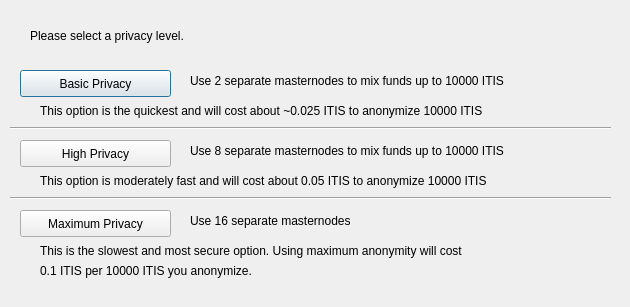
<?xml version="1.0" encoding="UTF-8"?>
<ui version="4.0">
 <class>DarksendConfig</class>
 <widget class="QDialog" name="DarksendConfig">
  <property name="geometry">
   <rect>
    <x>0</x>
    <y>0</y>
    <width>630</width>
    <height>307</height>
   </rect>
  </property>
  <property name="windowTitle">
   <string>Configure Darksend</string>
  </property>
  <widget class="QPushButton" name="buttonBasic">
   <property name="geometry">
    <rect>
     <x>20</x>
     <y>70</y>
     <width>151</width>
     <height>27</height>
    </rect>
   </property>
   <property name="text">
    <string>Basic Privacy</string>
   </property>
  </widget>
  <widget class="QPushButton" name="buttonHigh">
   <property name="geometry">
    <rect>
     <x>20</x>
     <y>140</y>
     <width>151</width>
     <height>27</height>
    </rect>
   </property>
   <property name="text">
    <string>High Privacy</string>
   </property>
  </widget>
  <widget class="QPushButton" name="buttonMax">
   <property name="geometry">
    <rect>
     <x>20</x>
     <y>210</y>
     <width>151</width>
     <height>27</height>
    </rect>
   </property>
   <property name="text">
    <string>Maximum Privacy</string>
   </property>
  </widget>
  <widget class="QLabel" name="label">
   <property name="geometry">
    <rect>
     <x>30</x>
     <y>20</y>
     <width>571</width>
     <height>31</height>
    </rect>
   </property>
   <property name="text">
    <string>Please select a privacy level.</string>
   </property>
  </widget>
  <widget class="QLabel" name="label_2">
   <property name="geometry">
    <rect>
     <x>190</x>
     <y>70</y>
     <width>421</width>
     <height>21</height>
    </rect>
   </property>
   <property name="text">
    <string>Use 2 separate masternodes to mix funds up to 10000 ITIS</string>
   </property>
  </widget>
  <widget class="QLabel" name="label_3">
   <property name="geometry">
    <rect>
     <x>190</x>
     <y>140</y>
     <width>411</width>
     <height>21</height>
    </rect>
   </property>
   <property name="text">
    <string>Use 8 separate masternodes to mix funds up to 10000 ITIS</string>
   </property>
  </widget>
  <widget class="QLabel" name="label_4">
   <property name="geometry">
    <rect>
     <x>190</x>
     <y>210</y>
     <width>421</width>
     <height>21</height>
    </rect>
   </property>
   <property name="text">
    <string>Use 16 separate masternodes</string>
   </property>
  </widget>
  <widget class="QLabel" name="label_6">
   <property name="geometry">
    <rect>
     <x>40</x>
     <y>100</y>
     <width>561</width>
     <height>21</height>
    </rect>
   </property>
   <property name="text">
    <string>This option is the quickest and will cost about ~0.025 ITIS to anonymize 10000 ITIS</string>
   </property>
  </widget>
  <widget class="QLabel" name="label_7">
   <property name="geometry">
    <rect>
     <x>40</x>
     <y>170</y>
     <width>561</width>
     <height>21</height>
    </rect>
   </property>
   <property name="text">
    <string>This option is moderately fast and will cost about 0.05 ITIS to anonymize 10000 ITIS</string>
   </property>
  </widget>
  <widget class="QLabel" name="label_8">
   <property name="geometry">
    <rect>
     <x>40</x>
     <y>240</y>
     <width>561</width>
     <height>21</height>
    </rect>
   </property>
   <property name="text">
    <string>This is the slowest and most secure option. Using maximum anonymity will cost</string>
   </property>
  </widget>
  <widget class="QLabel" name="label_9">
   <property name="geometry">
    <rect>
     <x>40</x>
     <y>260</y>
     <width>561</width>
     <height>21</height>
    </rect>
   </property>
   <property name="text">
    <string>0.1 ITIS per 10000 ITIS you anonymize.</string>
   </property>
  </widget>
  <widget class="Line" name="line">
   <property name="geometry">
    <rect>
     <x>10</x>
     <y>120</y>
     <width>601</width>
     <height>16</height>
    </rect>
   </property>
   <property name="orientation">
    <enum>Qt::Horizontal</enum>
   </property>
  </widget>
  <widget class="Line" name="line_2">
   <property name="geometry">
    <rect>
     <x>10</x>
     <y>190</y>
     <width>601</width>
     <height>16</height>
    </rect>
   </property>
   <property name="orientation">
    <enum>Qt::Horizontal</enum>
   </property>
  </widget>
 </widget>
 <resources/>
 <connections/>
</ui>
